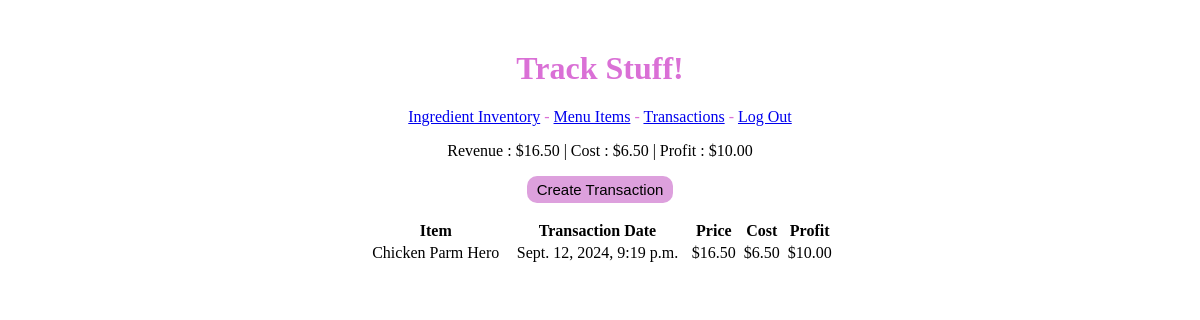
The app's page /purchases/ (signed in), older data.
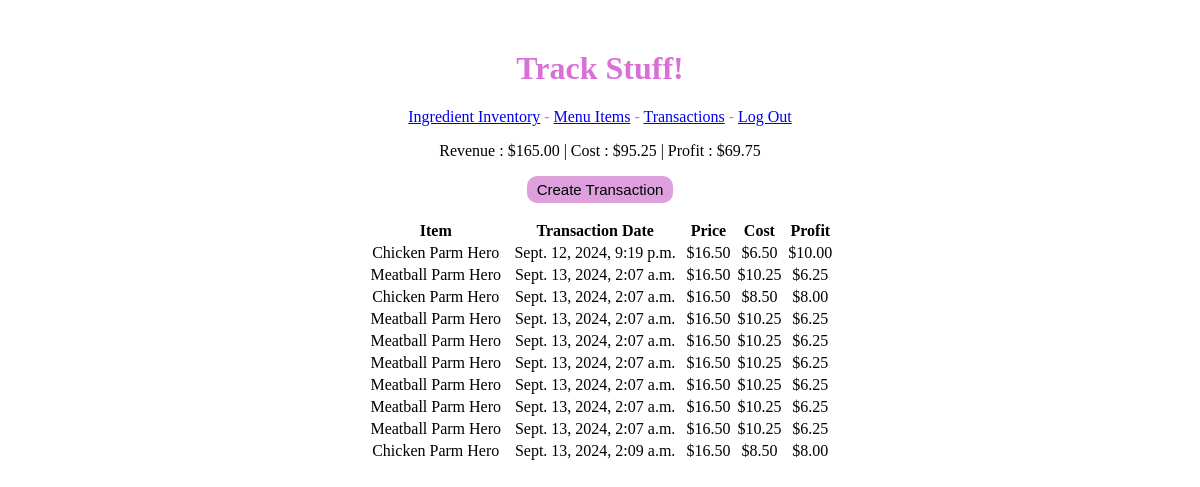
The same page, newer data.
### inventory/models.py (models this page shows, shortened)
class Purchase(models.Model):
    date = models.DateTimeField(auto_now=True)
    menu_item = models.ForeignKey(MenuItem, null=True, on_delete=models.SET_NULL)
    price = models.DecimalField(max_digits=10, decimal_places=2, blank=True, null=True)
    cost = models.DecimalField(max_digits=10, decimal_places=2, blank=True, null=True)
    profit = models.DecimalField(max_digits=10, decimal_places=2, blank=True, null=True)

class MenuItem(models.Model):
    name = models.CharField(max_length=70)
    price = models.DecimalField(max_digits=10, decimal_places=2)
    def __str__(self):
        return self.name

### inventory/views.py (the view)
# urls.py: path("purchases/", views.PurchaseList.as_view(), name='purchase_list'),
class PurchaseList(LoginRequiredMixin, ListView):
    model = Purchase
    template_name = 'inventory/purchase_list.html'
    def get_context_data(self):
        total_profit = Purchase.objects.aggregate(profit=Sum('profit')) # aggregate returns dict_key=Sum('Key in Model')
        total_cost = Purchase.objects.aggregate(cost=Sum('cost'))
        total_revenue = Purchase.objects.aggregate(price=Sum('price'))
        context = super().get_context_data()
        try:
            context['total_profit'] = round(total_profit['profit'], 2) #Retrieve the total profit value from profit key in total_profit dict
            context['total_cost'] = round(total_cost['cost'],2)
            context['total_revenue'] = round(total_revenue['price'],2)
        except:
            context['total_profit'] = '0.00' # Return 0.00 if no values for round() ---> crashes otherwise
            context['total_cost'] = '0.00'
            context['total_revenue'] = '0.00'
        return context

### inventory/templates/inventory/purchase_list.html
{% extends 'inventory/base.html' %}
{% load static %}
{% block head %}
    <link rel="stylesheet" href="{% static 'inventory/style.css' %}">
{% endblock %}
{% block content %}
    <p>Revenue : ${{total_revenue}} | Cost : ${{total_cost}} | Profit : ${{total_profit}}</p>
    <p><a href="{% url 'purchase_create' %}"><button class="Submit">Create Transaction</button></a></p>
    <table style="margin:0px auto; width: 40%">
        <tr><th>Item</th><th>Transaction Date</th><th>Price</th><th>Cost</th><th>Profit</th></tr>
        {% for purchase in object_list %}
        <tr><td>{{purchase.menu_item}}</td><td>{{purchase.date}}</td><td>${{purchase.price}}</td>
        <td>${{purchase.cost}}</td><td>${{purchase.profit}}</td></tr>
        {% endfor %}
    </table>
{% endblock %}

### inventory/templates/inventory/base.html (shortened to what this page needs)
<!DOCTYPE html>
<html>
<head>
    {% block head %}{% endblock %}
</head>
<body>
    <header>
        <h1>Track Stuff!</h1>
        <p>
            {% if user.username %}
                <a href="{% url 'ingredient_list' %}">Ingredient Inventory</a> -
                <a href="{% url 'menu_list' %}">Menu Items</a> -
                <a href="{% url 'purchase_list' %}">Transactions</a> -
                <a href="{% url 'logout' %}">Log Out</a>
            {% else %}
                <a href="{% url 'login' %}">Login</a> -
                <a href="{% url 'signup' %}">Register</a>
            {% endif %}
        </p>
    </header>
    {% block content %}{% endblock %}
</body>
</html>

### inventory/static/inventory/style.css (style rules this page uses)
button[class='Submit'] { background-color: plum; text-align: center; padding: 5px 10px; font-size: 15px; border: none; border-radius: 10px; cursor: pointer }

### inventory/templates/inventory/base.html (style rules this page uses)
header { color: orchid; }
body { text-align: center; margin-top:50px }

Row changes from the older to the newer data that the page shows:
added Purchase: menu_item "Meatball Parm Hero", date "Sept. 13, 2024, 2:07 a.m.", price "16.50", cost "10.25", profit "6.25"
added Purchase: menu_item "Chicken Parm Hero", date "Sept. 13, 2024, 2:07 a.m.", price "16.50", cost "8.50", profit "8.00"
added Purchase: menu_item "Meatball Parm Hero", date "Sept. 13, 2024, 2:07 a.m.", price "16.50", cost "10.25", profit "6.25"
added Purchase: menu_item "Meatball Parm Hero", date "Sept. 13, 2024, 2:07 a.m.", price "16.50", cost "10.25", profit "6.25"
added Purchase: menu_item "Meatball Parm Hero", date "Sept. 13, 2024, 2:07 a.m.", price "16.50", cost "10.25", profit "6.25"
added Purchase: menu_item "Meatball Parm Hero", date "Sept. 13, 2024, 2:07 a.m.", price "16.50", cost "10.25", profit "6.25"
added Purchase: menu_item "Meatball Parm Hero", date "Sept. 13, 2024, 2:07 a.m.", price "16.50", cost "10.25", profit "6.25"
added Purchase: menu_item "Meatball Parm Hero", date "Sept. 13, 2024, 2:07 a.m.", price "16.50", cost "10.25", profit "6.25"
added Purchase: menu_item "Chicken Parm Hero", date "Sept. 13, 2024, 2:09 a.m.", price "16.50", cost "8.50", profit "8.00"
Text that changed along with them:
{{ total_revenue }}: "16.50" → "165.00"
{{ total_cost }}: "6.50" → "95.25"
{{ total_profit }}: "10.00" → "69.75"
